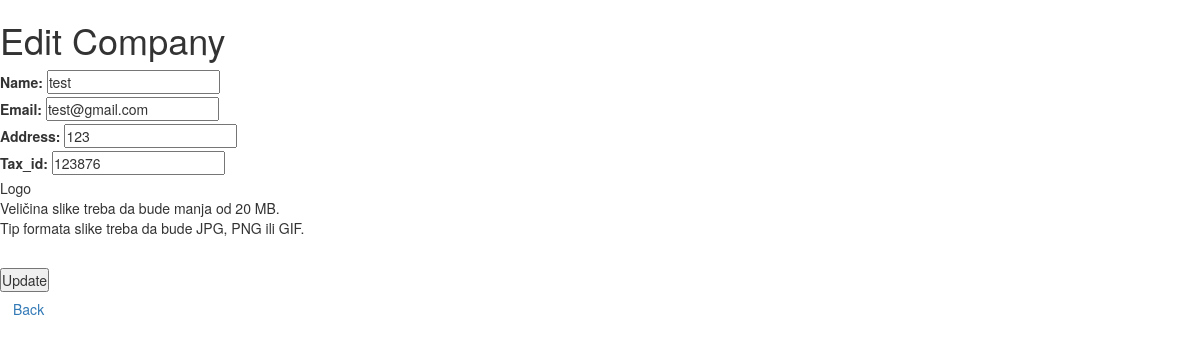
Screenshot of /edit_company.php?id=1 with the database file from the repository.
### tables this page shows
CREATE TABLE `kompanije` (
  `id` int(11) NOT NULL,
  `name` varchar(255) NOT NULL,
  `email` varchar(255) NOT NULL,
  `logo` varchar(255) NOT NULL,
  `address` varchar(255) NOT NULL,
  `tax_id` varchar(255) NOT NULL,
  `created_at` timestamp NOT NULL DEFAULT current_timestamp()
);

### functions/db.php (called while the page is built, shortened)
<?php
$con = mysqli_connect('localhost', 'root', '', 'crm');
function escape($string) {
    global $con;
    return mysqli_real_escape_string($con, $string);
}
function query($query) {
    global $con;
    return mysqli_query($con, $query);
}

### edit_company.php (the view, shortened to what this page needs)
<?php
if (isset($_GET['id'])) {
    $member_id = escape($_GET['id']);
    $result = query("SELECT * FROM kompanije WHERE id = {$member_id}");
    $member = mysqli_fetch_assoc($result);
} else {
    die("ID korisnika nije prosleđen.");
}
?>
<!DOCTYPE html>
<html lang="en">
<head>
    <link rel="stylesheet" type="text/css" href="css/stil.css">
    <link href="https://maxcdn.bootstrapcdn.com/bootstrap/3.4.1/css/bootstrap.min.css" rel="stylesheet">
    <link rel="stylesheet" href="https://unpkg.com/dropzone@5/dist/min/dropzone.min.css" type="text/css" />
</head>
<body>
<div class="profil">
        <h1>Edit Company</h1>
    <form action="update_company.php" method="POST" class="registerForm">
        <label for="name">Name:</label>
        <input type="text" name="name" value="<?php echo htmlspecialchars($member['name']); ?>"><br>
        <label for="email">Email:</label>
        <input type="email" name="email" value="<?php echo htmlspecialchars($member['email']); ?>"><br>
        <label for="address">Address:</label>
        <input type="text" name="address" value="<?php echo htmlspecialchars($member['address']); ?>"><br>
        <label for="Tax_id">Tax_id:</label>
        <input type="text" name="tax_id" value="<?php echo htmlspecialchars($member['tax_id']); ?>"><br>
        <span>Logo</span>
        <p>Veličina slike treba da bude manja od 20 MB. <br> Tip formata slike treba da bude JPG, PNG ili GIF.</p>
        <br>
        <button type="submit">Update</button>
        <br>
        <a href="index.php" class="btn btn-secondary">Back</a>
    </form>
</div>
</body>
</html>

### css/stil.css (style rules this page uses)
* { margin: 0; padding: 0; box-sizing: border-box; }

### rows the page displays
kompanije: name "test", email "test@gmail.com", address "123", tax_id "123876"
